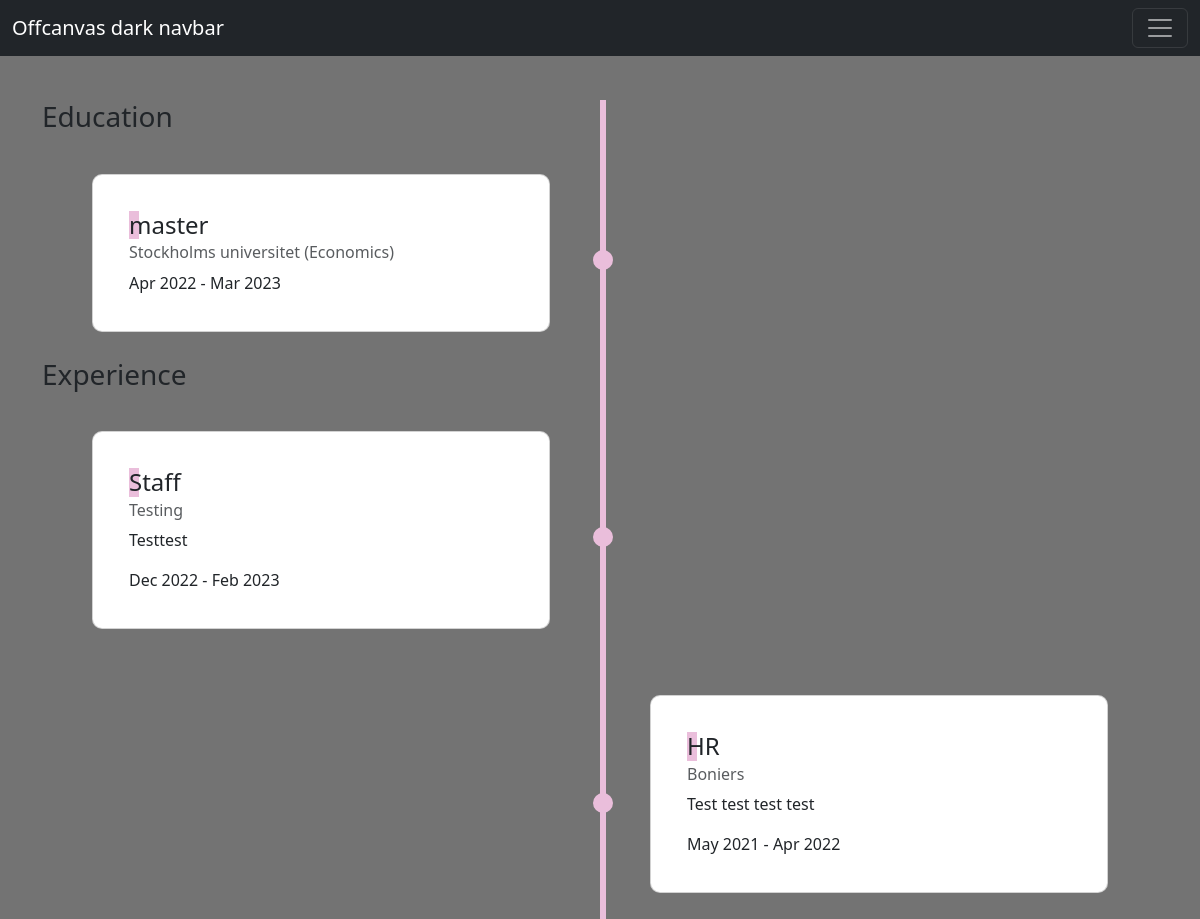
/timeline/, run on an earlier commit of the app's database.
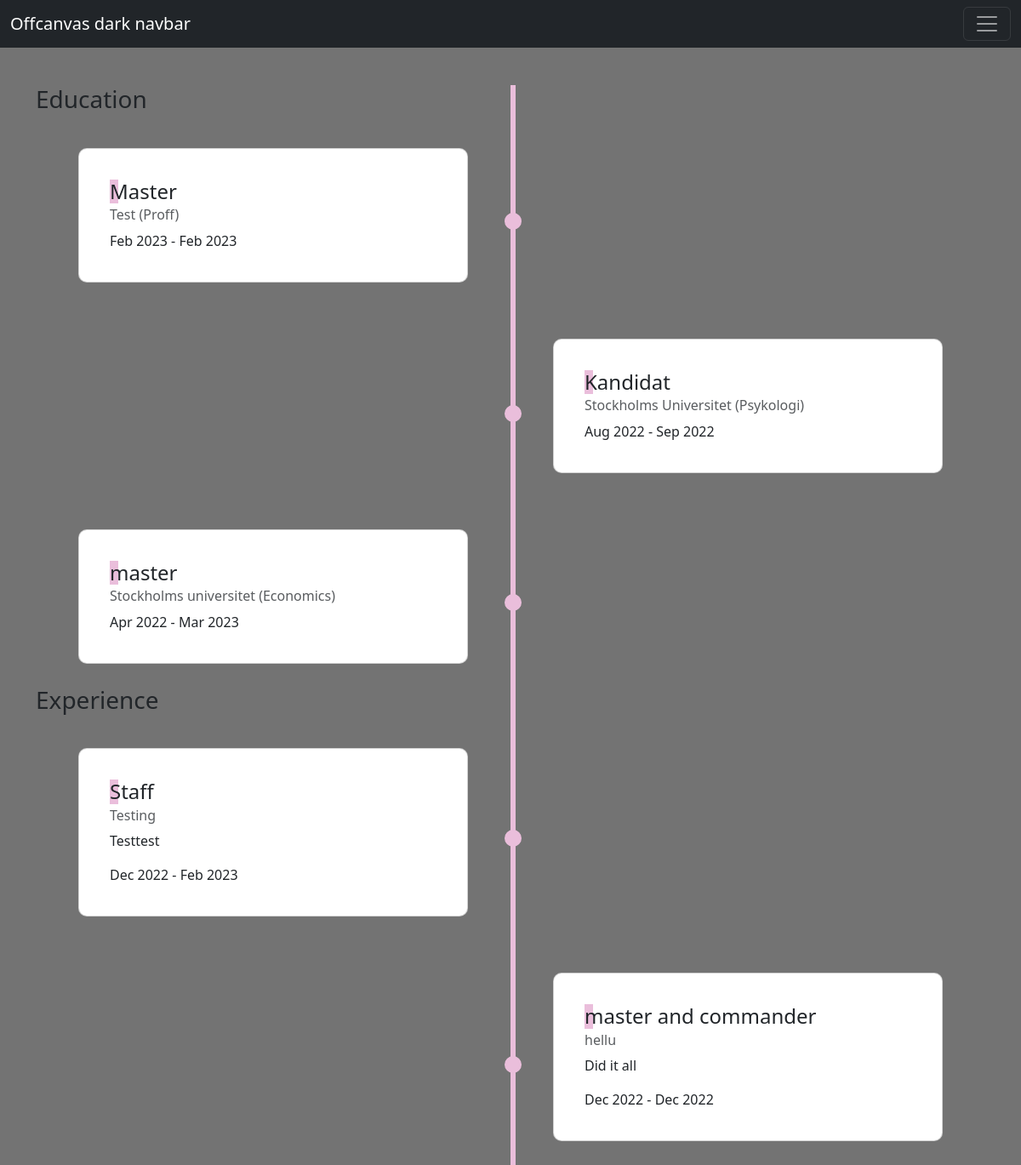
And on a later commit of the database.
### portfolio/models.py (models this page shows)
class Education(models.Model):
    institution = models.CharField(max_length=100)
    degree = models.CharField(max_length=100)
    major = models.CharField(max_length=100)
    start_date = models.DateField()
    end_date = models.DateField()

class Experience(models.Model):
    company = models.CharField(max_length=100)
    position = models.CharField(max_length=100)
    start_date = models.DateField()
    end_date = models.DateField()
    description = models.TextField()

### portfolio/views.py (the view)
# urls.py: path('timeline/', TimelineView.as_view(), name='timeline'),
class TimelineView(TemplateView):
    template_name = 'portfolio/timeline.html'
    def get_context_data(self, **kwargs):
        context = super().get_context_data(**kwargs)
        context['education'] = Education.objects.order_by('-start_date')
        context['experience'] = Experience.objects.order_by('-start_date')
        return context

### templates/portfolio/timeline.html (shortened to what this page needs)
{% extends "portfolio/base.html" %}
{% load static %}
{% block content %}
<div class="container">
  <div class="row">
    <div class="col-md-12">
      <div class="timeline">
        <h3>Education</h3>
        {% for e in education %}
        <div class="col-sm-6 col-lg-4 content education {% if forloop.counter|divisibleby:2 %}right{% else %}left{% endif %}">
          <div class="card card-smal mb-3">
            <div class="card-body">
              <h4 class="highlight card-title">{{ e.degree }}</h4>
              <h6 class="card-subtitle mb-2 text-muted">{{ e.institution }} ({{ e.major }})</h6>
              <p class="card-text">{{ e.start_date|date:"M Y" }} - {% if e.end_date %}{{ e.end_date|date:"M Y" }}{% else %}Present{% endif %}</p>
            </div>
          </div>
          <span class="point point-right-sm {% if forloop.counter|divisibleby:2 %}point-left{% else %}point-right{% endif %}"></span>
        </div>
        {% endfor %}
        <h3>Experience</h3>
        {% for ex in experience %}
        <div class="col-sm-6 col-lg-4 content experience {% if forloop.counter|divisibleby:2 %}right{% else %}left{% endif %}">
          <div class="card card-smal mb-3">
            <div class="card-body">
              <h4 class="highlight card-title">{{ ex.position }}</h4>
              <h6 class="card-subtitle mb-2 text-muted">{{ ex.company }}</h6>
              <p class="card-text">{{ ex.description }}</p>
              <p class="card-text">{{ ex.start_date|date:"M Y" }} - {% if ex.end_date %}{{ ex.end_date|date:"M Y" }}{% else %}Present{% endif %}</p>
            </div>
          </div>
          <span class="point point-right-sm {% if forloop.counter|divisibleby:2 %}point-left{% else %}point-right{% endif %}"></span>
        </div>
        {% endfor %}
      </div>
    </div>
  </div>
</div>
{% endblock %}

What changed in the data, as far as the page shows it:
no longer on this page (row unchanged): Experience: position "HR", company "Boniers", description "Test test test test", start_date "May 2021", end_date "Apr 2022"
added Education: degree "Master", institution "Test", major "Proff", start_date "Feb 2023", end_date "Feb 2023"
added Education: degree "Kandidat", institution "Stockholms Universitet", major "Psykologi", start_date "Aug 2022", end_date "Sep 2022"
added Experience: position "master and commander", company "hellu", description "Did it all", start_date "Dec 2022", end_date "Dec 2022"
